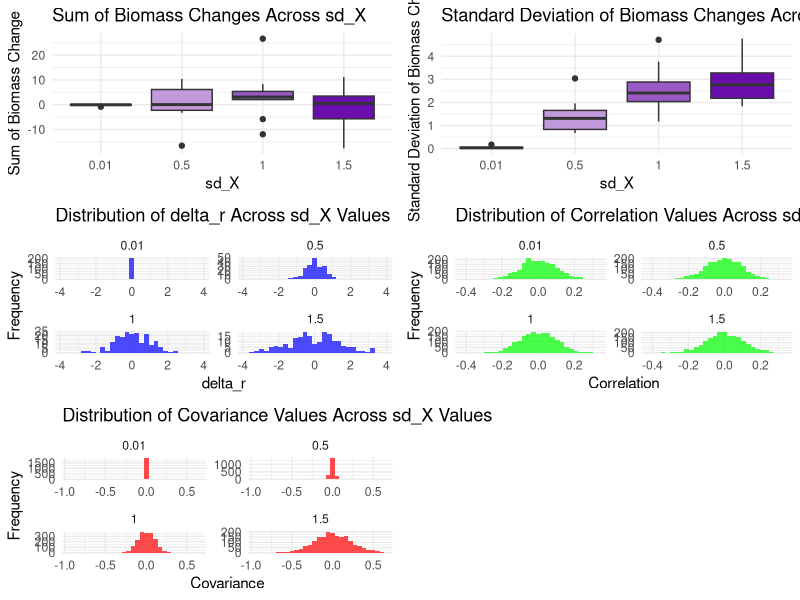

Generate this figure with R: (Note: this script raises an error after producing the figure.)
# Load necessary libraries
library(ggplot2)
library(tidyr)
library(dplyr)
library(Matrix)
library(deSolve)
library(clusterGeneration)
library(mvtnorm)
library(gridExtra)

# Function to simulate quantitative interaction network
sim_quantitative_network <- function(Net_type, S, C, aij_params) {
  A <- matrix(0, S, S)
  n_pairs <- S * (S - 1) / 2
  B <- runif(n_pairs) <= C
  
  if (Net_type == "predator-prey") { 
    aij <- -abs(rnorm(n_pairs, aij_params[1], aij_params[2]))
    A[upper.tri(A)] <- B * aij
    A <- t(A)
    aij <- abs(rnorm(n_pairs, aij_params[1], aij_params[2]))
    A[upper.tri(A)] <- B * aij
  } 
  diag(A) <- -runif(S, min = 0, max = 1)
  
  while(max(Re(eigen(A)$values)) > 0){
    diag(A) <- -runif(S, min = 0, max = 1)
  }
  return(A)
}

# Function to simulate dynamics
fw.model <- function(t, B, params) {
  with(as.list(c(B, params)), {
    B[B < 10^-8] <- 0 
    B[B < 0] <- 0 
    dBdt <- (params$r + params$A %*% B) * B
    list(dBdt)
  })
}

eventfun <- function(t, B, parms) {
  with(as.list(B), {
    B[B < 1e-6] <- 0
    return(B)
  })
}

simulate_dynamics_c <- function(params, model, init_biomass = runif(params$S, min = 1, max = 10)) {
  init_biomass <- as.numeric(init_biomass)
  times <- seq(from = 1, to = params$maxt)
  out <- deSolve::ode(
    y = init_biomass,
    times = times,
    func = fw.model,
    parms = params,
    events = list(func = eventfun, time = times)
  ) %>% as.data.frame()
  return(out)
}

# Function to simulate response and compute delta_r
simulate_response <- function(S, C, aij_params, sd_X, maxt, alpha_d) {
  
  cor_matrix <- clusterGeneration::rcorrmatrix(d = S, alphad = alpha_d)
  covMat <- diag(sd_X) %*% cor_matrix %*% diag(sd_X)
#  diag(covMat) <- 1  # Set diagonal elements to 1
  
  A <- sim_quantitative_network("predator-prey", S = S, C = C, aij_params = aij_params)
  
  equilibrium_pre <- runif(S, 1, 10)
  r_pre <- -A %*% equilibrium_pre
  
  dyn_params <- list(A = A, r = r_pre, S = S, maxt = maxt) 
  pre_perturb <- simulate_dynamics_c(dyn_params, fw.model)
  equilibrium_pre <- as.numeric(pre_perturb[nrow(pre_perturb), -1])
  
  r_perturbation <- mvtnorm::rmvnorm(n = 1, mean = r_pre, sigma = covMat)
  delta_r <- as.vector(matrix(r_perturbation, nrow = S, ncol = 1) - r_pre)
  
  dyn_params$r <- matrix(r_perturbation, nrow = S, ncol = 1)  
  
  post_perturb <- simulate_dynamics_c(dyn_params, fw.model, init_biomass = equilibrium_pre)
  equilibrium_post <- as.numeric(post_perturb[nrow(post_perturb), -1])
  
  df <- data.frame(species = paste0("sp", c(1:S)), 
                   X_pre = equilibrium_pre, 
                   X_post = equilibrium_post)
  
  return(list(df = df, pre_perturb = pre_perturb, 
              post_perturb = post_perturb, 
              Sigma = covMat, 
              C_matrix = cor_matrix, 
              r_pre = r_pre, 
              delta_r = delta_r))
}

set.seed(100)

# Simulation parameters
alpha_d <- 40  # Fixed alpha_d for all scenarios
sd_X_values <- c(0.01, 0.5, 1,  1.5)  # Different sd_X scenarios
S <- 20  
nsim <- 10  
maxt <- 1000

# Initialize data frames to store results
results <- data.frame()
delta_r_values <- data.frame(species = character(0), sd_X = numeric(0), delta_r = numeric(0))
cor_values <- data.frame(sd_X = numeric(0), correlation = numeric(0))
cov_values <- data.frame(sd_X = numeric(0), covariance = numeric(0))

for (sd_X in sd_X_values) {
  print(paste("Running simulation for sd_X =", sd_X))
  
  for (j in 1:nsim) {
    result <- simulate_response(S = S, 
                                C = 0.2, 
                                aij_params = c(0, 0.5), 
                                sd_X = rep(sd_X, S), 
                                maxt = maxt, 
                                alpha_d = alpha_d)
    
    df <- result$df
    delta_r <- result$delta_r  
    cor_matrix <- result$C_matrix  
    cov_matrix <- result$Sigma  
    
    results <- rbind(
      results,
      data.frame(
        sd_X = sd_X,
        sum_deltaX = sum(df$X_pre - df$X_post),
        sd_deltaX = sd(df$X_pre - df$X_post),
        var_deltaX = var(df$X_pre - df$X_post)
      )
    )
    
    delta_r_df <- data.frame(
      sd_X = rep(sd_X, length(delta_r)),
      delta_r = delta_r,
      species = paste0("sp", seq_len(S))
    )
    
    n_upper_tri <- S * (S - 1) / 2  
    
    cor_df <- data.frame(
      sd_X = rep(sd_X, n_upper_tri),
      correlation = cor_matrix[upper.tri(cor_matrix)]
    )
    
    cov_df <- data.frame(
      sd_X = rep(sd_X, n_upper_tri),
      covariance = cov_matrix[upper.tri(cov_matrix)]
    )
    
    delta_r_values <- rbind(delta_r_values, delta_r_df)
    cor_values <- rbind(cor_values, cor_df)
    cov_values <- rbind(cov_values, cov_df)
  }
}

# Plot results with gradient colors and no legend for p1 and p2
p1 <- ggplot(results, aes(x = as.factor(sd_X), y = sum_deltaX, fill = sd_X)) +
  geom_boxplot() +
  scale_fill_gradient(low = "#EAD7F5", high = "#6A0DAD") +  # light purple to dark purple
  labs(title = "Sum of Biomass Changes Across sd_X", x = "sd_X", y = "Sum of Biomass Change") +
  theme_minimal() +
  theme(legend.position = "none")  # Remove the legend

p2 <- ggplot(results, aes(x = as.factor(sd_X), y = sd_deltaX, fill = sd_X)) +
  geom_boxplot() +
  scale_fill_gradient(low = "#EAD7F5", high = "#6A0DAD") +  # light purple to dark purple
  labs(title = "Standard Deviation of Biomass Changes Across sd_X", x = "sd_X", y = "Standard Deviation of Biomass Change") +
  theme_minimal() +
  theme(legend.position = "none")  # Remove the legend

delta_r_limits <- range(delta_r_values$delta_r, na.rm = TRUE)
correlation_limits <- range(cor_values$correlation, na.rm = TRUE)
covariance_limits <- range(cov_values$covariance, na.rm = TRUE)

p3 <- ggplot(delta_r_values, aes(x = delta_r)) +
  geom_histogram(bins = 30, fill = "blue", alpha = 0.7) +
  facet_wrap(~ sd_X, scales = "free") +
  xlim(delta_r_limits) +
  theme_minimal() +
  ggtitle("Distribution of delta_r Across sd_X Values") +
  labs(x = "delta_r", y = "Frequency")

p4 <- ggplot(cor_values, aes(x = correlation)) +
  geom_histogram(bins = 30, fill = "green", alpha = 0.7) +
  facet_wrap(~ sd_X, scales = "free") +
  xlim(correlation_limits) +
  theme_minimal() +
  ggtitle("Distribution of Correlation Values Across sd_X Values") +
  labs(x = "Correlation", y = "Frequency")

p5 <- ggplot(cov_values, aes(x = covariance)) +
  geom_histogram(bins = 30, fill = "red", alpha = 0.7) +
  facet_wrap(~ sd_X, scales = "free") +
  xlim(covariance_limits) +
  theme_minimal() +
  ggtitle("Distribution of Covariance Values Across sd_X Values") +
  labs(x = "Covariance", y = "Frequency")

# Display all plots
gridExtra::grid.arrange(p1, p2, p3, p4, p5, ncol = 2)



################### save results

saveRDS(delta_r_values, here::here("a_code/LV_simulations_AF/output/delta_r_values.rds"))
saveRDS(cor_values, here::here("a_code/LV_simulations_AF/output/cor_values.rds"))
saveRDS(results, here::here("a_code/LV_simulations_AF/output/results.rds"))
        
